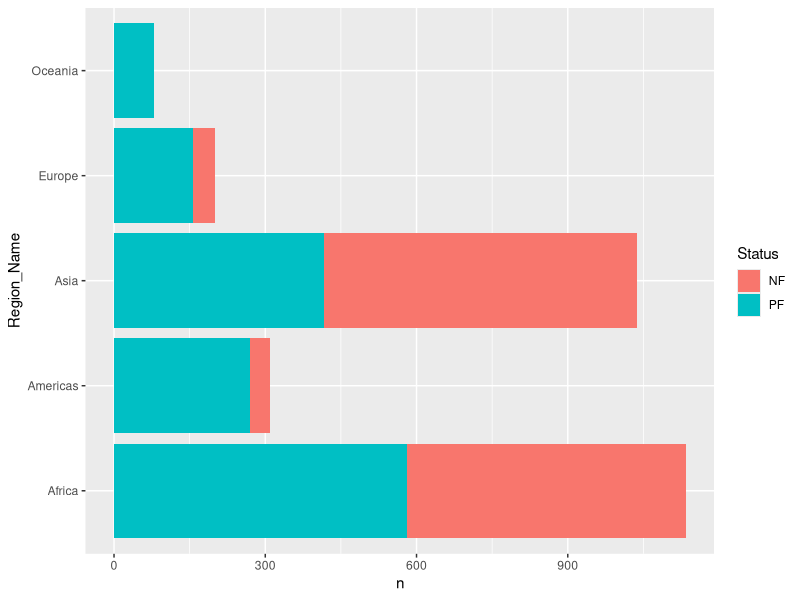

Generate this figure with R: (Note: this script raises an error after producing the figure.)
#################################
# Created 2-28-2022
# Author Jessica Hunter
# This Tidy Tuesday is about Freedom
# this data is from 195 countries and their civil rights and liberties
###########################################

library(tidyverse)
library(here)
library(ggplot2)
library(gganimate)

# insta
# install.packages("gganimate")
# install.packages("tidytuesdayR")
# tuesdata <- tidytuesdayR::tt_load('2022-02-22')
free_filter <- read_csv(here("2.22.22","data", "freedom.csv")) %>% 
  filter(Status == "PF" | Status == "NF") %>% 
  select(Region_Name, country, year, Status)
#view(free_filter)
  

freeformat <- free_filter %>% 
  group_by(year,Status, Region_Name) %>% 
  count()



staticplot <- ggplot(freeformat,
       mapping = aes(y = Region_Name,
                     x = n,
                     fill = Status))+
  geom_col()

anim = staticplot +
  transition_states(year,
                    transition_length = 4,
                    state_length = 1)+
  labs(title = "Number of not-free or partially-free Countries by Region {closest_state}")

animate(anim, 20, fps = 2,
        width = 1200,
        height = 1000,
        renderer = gifski_renderer("gganim.gif")) 
